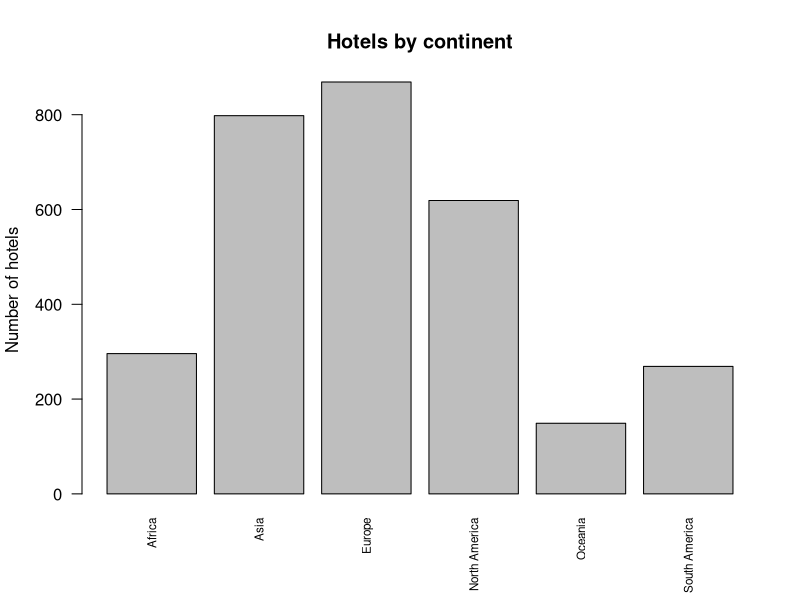
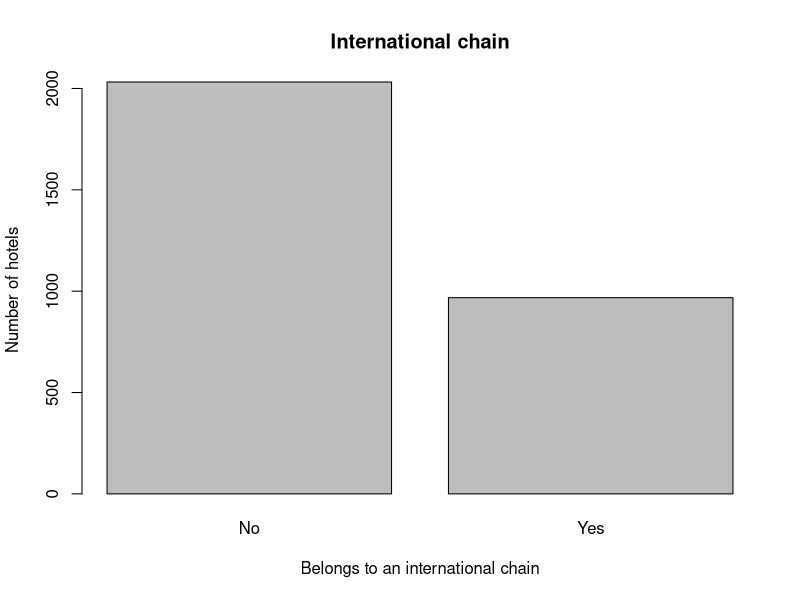
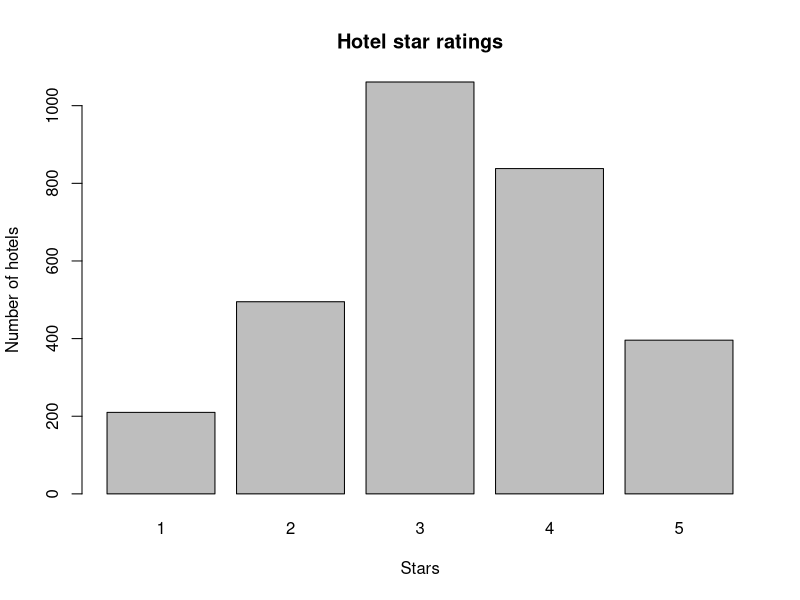
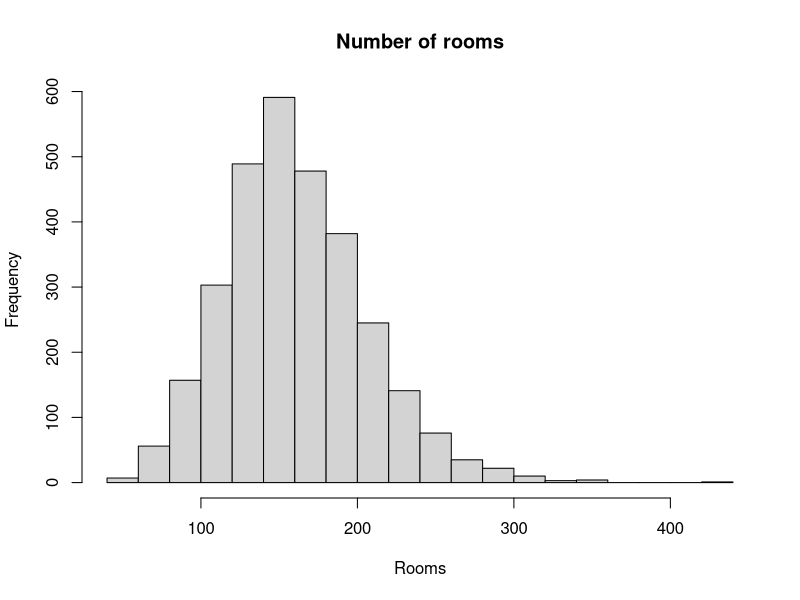
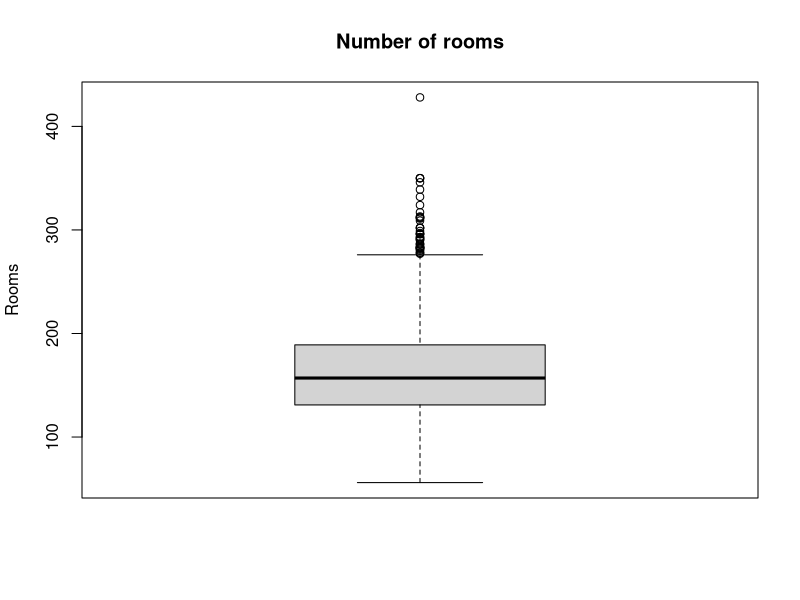
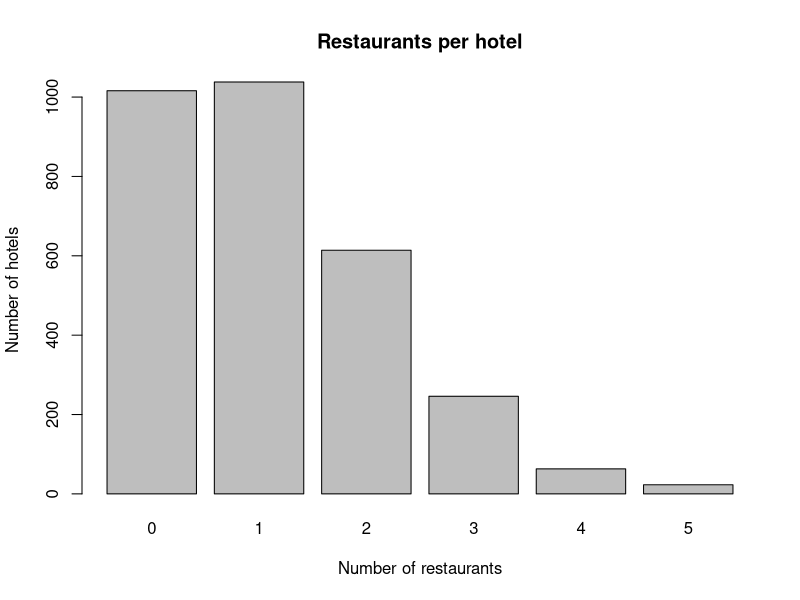
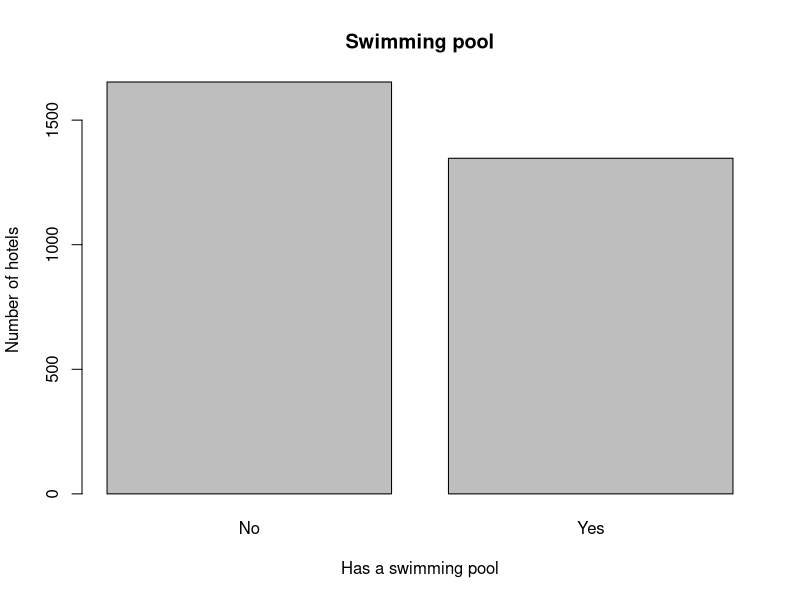
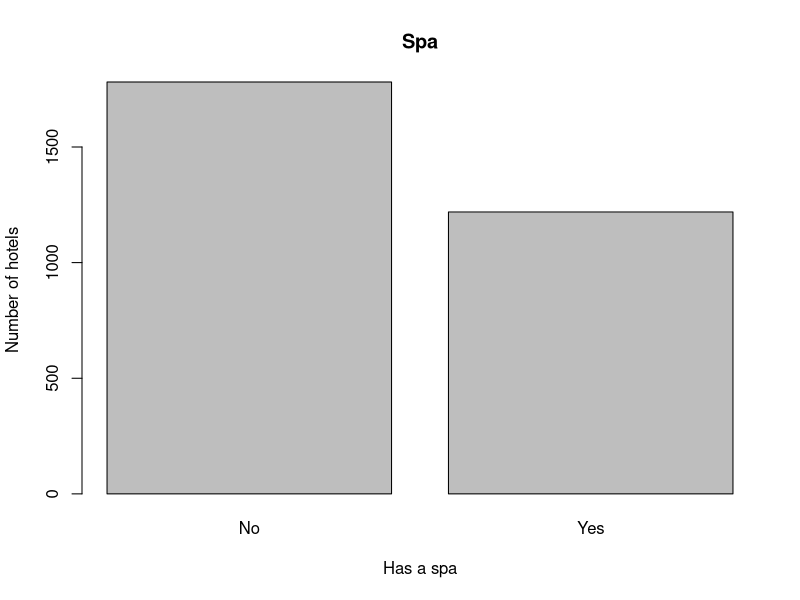

These figures' R source, in order:
#This is the Analyisis for the Statistics 2 project by Daniel Puglisi 3355544, Giulio Bondi (giulio metti la tua matricola) and Matteo D'Anna 3344390.
# A.1 - Descriptive analysis

hotels <- read.csv("30457_hotel _2026_2027.csv")

# Check the data
nrow(hotels)
head(hotels)
str(hotels)
colSums(is.na(hotels))

# "hotel" contains the hotel names, so we use it as an identifier.


# Continent

continent_counts <- table(hotels$continent)
continent_counts

round(prop.table(continent_counts) * 100, 2)

barplot(continent_counts,
        main = "Hotels by continent",
        ylab = "Number of hotels",
        las = 2,
        cex.names = 0.7)


# International chain

chain_counts <- table(hotels$international_chain)
chain_counts

round(prop.table(chain_counts) * 100, 2)

barplot(chain_counts,
        main = "International chain",
        xlab = "Belongs to an international chain",
        ylab = "Number of hotels")


# Stars

stars_counts <- table(hotels$stars)
stars_counts

round(prop.table(stars_counts) * 100, 2)

# Quartiles and median
quantile(hotels$stars, probs = c(0.25, 0.50, 0.75), type = 1)

barplot(stars_counts,
        main = "Hotel star ratings",
        xlab = "Stars",
        ylab = "Number of hotels")


# Rooms

# Summary gives the minimum, quartiles, median, mean and maximum.
# sd gives the standard deviation.
summary(hotels$rooms)
sd(hotels$rooms)

hist(hotels$rooms,
     breaks = 16,
     main = "Number of rooms",
     xlab = "Rooms")

boxplot(hotels$rooms,
        main = "Number of rooms",
        ylab = "Rooms")


# Restaurants

restaurants_counts <- table(hotels$restaurants)
restaurants_counts

round(prop.table(restaurants_counts) * 100, 2)

summary(hotels$restaurants)
sd(hotels$restaurants)

barplot(restaurants_counts,
        main = "Restaurants per hotel",
        xlab = "Number of restaurants",
        ylab = "Number of hotels")


# Swimming pool

pool_counts <- table(hotels$pool)
pool_counts

round(prop.table(pool_counts) * 100, 2)

barplot(pool_counts,
        main = "Swimming pool",
        xlab = "Has a swimming pool",
        ylab = "Number of hotels")


# Spa

spa_counts <- table(hotels$spa)
spa_counts

round(prop.table(spa_counts) * 100, 2)

barplot(spa_counts,
        main = "Spa",
        xlab = "Has a spa",
        ylab = "Number of hotels")


# Annual revenue

summary(hotels$annual_revenue_USD)
sd(hotels$annual_revenue_USD)

hist(hotels$annual_revenue_USD,
     breaks = 30,
     main = "Annual revenue",
     xlab = "Revenue (USD)")

boxplot(hotels$annual_revenue_USD,
        main = "Annual revenue",
        ylab = "Revenue (USD)")


# Profitability

summary(hotels$profitability_percent)
sd(hotels$profitability_percent)

hist(hotels$profitability_percent,
     breaks = 30,
     main = "Hotel profitability",
     xlab = "Profitability (%)")

boxplot(hotels$profitability_percent,
        main = "Hotel profitability",
        ylab = "Profitability (%)")


# Employees

summary(hotels$employees)
sd(hotels$employees)

hist(hotels$employees,
     breaks = 30,
     main = "Number of employees",
     xlab = "Employees")

boxplot(hotels$employees,
        main = "Number of employees",
        ylab = "Employees")

#Extra: check pools and spas by star rating

# Calculate the percentage with each amenity within each star category.
# tapply groups hotels by stars.
# Taking the mean of TRUE/FALSE gives the proportion of "Yes".

pool_by_stars <- tapply(hotels$pool == "Yes", hotels$stars, mean) * 100
spa_by_stars <- tapply(hotels$spa == "Yes", hotels$stars, mean) * 100

# Summary table
amenities_by_stars <- data.frame(
  Stars = names(pool_by_stars),
  Hotels = as.vector(table(hotels$stars)),
  Pool_percent = round(as.vector(pool_by_stars), 2),
  Spa_percent = round(as.vector(spa_by_stars), 2)
)

print(amenities_by_stars)

# Put the percentages together for the chart
amenities_plot <- rbind(pool_by_stars, spa_by_stars)

# beside = TRUE places the two bars next to each other
barplot(amenities_plot,
        beside = TRUE,
        names.arg = names(pool_by_stars),
        col = c("steelblue", "tan2"),
        ylim = c(0, 100),
        main = "Swimming pools and spas by star rating",
        xlab = "Stars",
        ylab = "Hotels within each star category (%)",
        legend.text = c("Pool", "Spa"),
        args.legend = list(x = "topleft", bty = "n"))

# Both pools and spas become more common as star ratings increase.
# Pools increase from 16.67% for one-star hotels to 66.16% for five-star hotels.
# Spas increase from 21.43% to 53.03%.
# These results show an association in our sample, not proof of causation.
